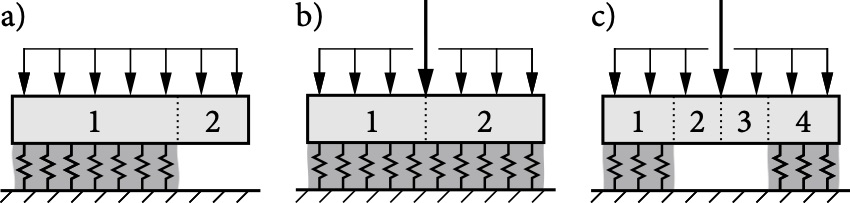
#> input picture img/bc.jpg, 850 x 203 px; its folder holds only this picture in this run
$ python -i weac.py   (imports and definitions only)
#> lines starting #> are read from the running program, lines starting #| are printed output that depends on the picture
#!/usr/bin/env python

"""
Functions library (module) for the main script run.py.

Author: Philipp Rosendahl, mail@2phi.de
Date: 03/2020
"""

import sys
import numpy as np
import pandas as pd
import matplotlib.pyplot as plt

from timeit import default_timer as timer
from scipy.optimize import root_scalar, basinhopping, brentq
from scipy.integrate import quad, trapz, romberg

# === HELPER FUNCTIONS =========================================================


# [18 lines left out: functions time, isnotebook, not called in this run]

# === MODEL CLASS ==============================================================


class Layered(object):
    """
    Layered beam on elastic foundation model class.

    Provides geometry, material and loading attributes, and methods for the
    system assembly and solution.
    """

    def __init__(
            self, t=30, rho=240, mat=False, lski=1000,
            nvis=250, tol=1e-3, system='pst', thickness_scaling=1,
            E_base=0., t_base=0., opt=False):
        """Initialize model with user input."""

        # Terminal outputs
        np.set_printoptions(precision=3, linewidth=80, suppress=True)

        # Attributes
        self.g = 9810               # Gravitaiton (mm/s^2)
        # Effective out-of-plane length of skis (mm)
        self.lski = lski
        self.system = system        # Skier, pst
        self.tol = tol              # Relative romberg integration tolerance
        self.nvis = nvis            # Discretization for visualization
        self.thickness_scaling = float(thickness_scaling)
        # Scale thickness of profiles

        # Plot styles and material properties
        self.set_plotstyles()
        if isinstance(opt, (list, tuple, np.ndarray)):
            self.set_foundation_properties(mat=mat, t=t, E=opt[2])
            self.set_beam_properties(mat=mat, C0=opt[0], C1=opt[1])
        else:
            self.set_foundation_properties(mat=mat, t=t)
            self.set_beam_properties(mat=mat, rho=rho)

        # Model setup
        self.calc_foundation_stiffness(E_base, t_base)
        self.calc_laminate_stiffness_matrix()
        self.calc_system_matrix()
        self.calc_eigensystem()

    def set_plotstyles(self):
        """
        Define styles plot markers, labels and colors.
        """
        self.labelstyle = {         # Text style of plot labels
            'backgroundcolor': 'w',
            'horizontalalignment': 'center',
            'verticalalignment': 'center'}
        self.markerstyle = {        # Style of plot markers
            'marker': 'o',
            'markersize': 5,
            'markerfacecolor': 'w',
            'zorder': 3}
        self.colors = np.array([    # TUD color palette
            ['#DCDCDC', '#B5B5B5', '#898989', '#535353'],   # gray
            ['#5D85C3', '#005AA9', '#004E8A', '#243572'],   # blue
            ['#009CDA', '#0083CC', '#00689D', '#004E73'],   # ocean
            ['#50B695', '#009D81', '#008877', '#00715E'],   # teal
            ['#AFCC50', '#99C000', '#7FAB16', '#6A8B22'],   # green
            ['#DDDF48', '#C9D400', '#B1BD00', '#99A604'],   # lime
            ['#FFE05C', '#FDCA00', '#D7AC00', '#AE8E00'],   # yellow
            ['#F8BA3C', '#F5A300', '#D28700', '#BE6F00'],   # sand
            ['#EE7A34', '#EC6500', '#CC4C03', '#A94913'],   # orange
            ['#E9503E', '#E6001A', '#B90F22', '#961C26'],   # red
            ['#C9308E', '#A60084', '#951169', '#732054'],   # magenta
            ['#804597', '#721085', '#611C73', '#4C226A']])  # puple

    def set_foundation_properties(self, mat, t, E=0.25):
        """
        Set material properties of the foundation (weak layer).
        """
        self.weak = {
            'nu': 0.25,         # Poisson's ratio
            'E': E,             # Young's modulus (MPa)
            'Sc': 2.6,          # Compressive strength (kPa)
            'Tc': 0.4}          # Shear strength (kPa)
        self.t = t              # Weak layer thickness

    def set_beam_properties(self, mat, rho=240, C0=6e-10, C1=4.60):
        """
        Set material properties of the beam (slab).
        """
        # UNTERSCHEIDUNG ZWISCHEN .csv, .xlsx, .npy, string und False bei import!

        if isinstance(mat, np.ndarray):
            # Compute elastic properties
            # Global poisson's ratio
            nu = 0.25*np.ones(mat.shape[0])
            E = self.gerling(mat[:, 0], C0=C0, C1=C1)   # Young's modulus
            G = E/(2*(1 + nu))                          # Shear modulus
            # Assemble layering info matrix (bottom to top)
            self.slab = np.flipud(np.vstack([mat.T, E, G, nu]).T)
            # Further outputs
            self.h = sum(mat[:, 1])                 # Total slab thickness
            self.k = 5/6                            # Shear correction factor
            self.orthotropic = True                 # Flag
            self.profile_label = 'input'
            # Center of gravity
            self.zs = self.calc_zs(mat)
        elif not mat:  # Homogeneous default slab
            self.orthotropic = False
            self.h = 200
            self.zs = 0
            self.slab = {'E': 5.23, 'nu': 0.25}
            self.rho = rho
            self.ext = 'db'
        elif mat == 'L2':  # Homogeneous snow layers
            # Top to bottom density and thickness [rho (kg/m^3), t (mm)]
            mat = np.array(
                [[120, 120],
                 [180, 120],
                 [270, 120]])
            # Compute elastic properties
            nu = 0.25*np.ones(mat.shape[0])         # Global poisson's ratio
            E = self.scapozza(mat[:, 0])            # Young's modulus
            G = E/(2*(1 + nu))                      # Shear modulus
            # Assemble layering info matrix (bottom to top)
            self.slab = np.flipud(np.vstack([mat.T, E, G, nu]).T)
            # Further outputs
            self.h = sum(mat[:, 1])                 # Total slab thickness
            self.k = 5/6                            # Shear correction factor
            self.orthotropic = True                 # Flag
            self.ext = 'db'                         # Materials from internal DB
            # Center of gravity
            self.zs = self.calc_zs(mat)
        elif mat.split('.')[0] == 'profile':
            # Load profile
            self.profile_id = mat.split('.')[1].lower()
            self.profile_label = 'Profile ' + self.profile_id
            # Top to bottom density and thickness [rho (kg/m^3), t (mm)]
            mat, E = self.load_profile(self.profile_id)
            mat[:, 1] = mat[:, 1] * self.thickness_scaling  # Apply scaling
            # Compute elastic properties
            nu = 0.25*np.ones(mat.shape[0])         # Global poisson's ratio
            G = E/(2*(1 + nu))                      # Shear modulus
            # Assemble layering info matrix (bottom to top)
            # !! Order is different than layer order
            self.slab = np.flipud(np.vstack([mat.T, E, G, nu]).T)
            # Further outputs
            self.h = sum(mat[:, 1])                 # Total slab thickness
            self.k = 5/6                            # Shear correction factor
            self.orthotropic = True                 # Flag
            self.ext = 'db'                         # Materials from internal DB
            # Center of gravity
            self.zs = self.calc_zs(mat)
        else:
            path, self.ext = mat.split('.')
            if self.ext == 'csv':
                # Import csv
                self.profile = pd.read_csv(mat)
                # Get list of layers and densities (bottom to top)
                layers = self.profile['layer_top'].values
                rho = self.profile['density'].values
                # Calculate layer thicknesses (convert from cm to mm)
                t = 10*np.append(layers[0], layers[1:] - layers[:-1])
                # Provide mat (top to bottom)
                mat = np.fliplr([rho, t]).T
                # Compute elastic properties
                nu = 0.25*np.ones(mat.shape[0])     # Global poisson's ratio
                E = self.scapozza(mat[:, 0])        # Young's modulus
                G = E/(2*(1 + nu))                  # Shear modulus
                # Assemble layering info matrix (bottom to top)
                self.strat = np.flipud(np.vstack([mat.T, E, G, nu]).T)
                # Further outputs
                self.k = 5/6                        # Shear correction factor
                self.orthotropic = True             # Flag
                self.slab = np.empty([2, 6])         # Just initialize
                self.h = False                      # Just initialize

                ## Determine possible weak layers

                # Compute moving average of stiffness profile
                avg = pd.Series(self.strat[:, 2]).rolling(
                    window=5, center=True).mean()
                # Compute difference between actual stiffness and moving average
                diff = self.strat[:, 2] - avg
                # Set leading and trailing NaNs from moving avg calculation to zero
                np.nan_to_num(diff, copy=False, nan=0.0)
                # Normalize to maximum local stiffness decrease
                norm = diff/diff.min()
                # Get indices of stiffness drops of at least 30% of the maximum
                self.weakidx = self.profile.index.values[norm > 0.3]  # bot2top
                # Plot
                plt.plot(self.profile['layer_top'], self.strat[:, 2])
                plt.plot(self.profile['layer_top'], avg)
                norm[norm < 0.3] = 0
                plt.plot(self.profile['layer_top'], 30*norm)
                plt.show()

            elif self.ext == 'xlsx':
                'import excel'
            elif self.ext == 'npy':
                'import numpy'

    def calc_zs(self, mat):
        # Layering info for center of gravity calculation (bottom to top)
        n = mat.shape[0]                        # Number of layers
        rho = self.slab[:, 0]                   # Layer densities
        t = self.slab[:, 1]                     # Layer thicknesses
        # Layer center coordinates (bottom to top)
        zi = [self.h/2 - sum(t[0:j]) - t[j]/2 for j in range(n)]
        # Center of gravity
        return sum(zi*t*rho)/sum(t*rho)

    # [40 lines left out: functions load_profile, scapozza, not called in this run]

    def gerling(self, rho, C0=6, C1=4.60):
        """Young's modulus (MPa) from rho (kg/m^3) (Gerling et al. 2017)."""
        return C0*1e-10*rho**C1

    def calc_foundation_stiffness(self, E_base, t_base):
        """
        Compute foundation normal and shear stiffness.
        """
        # Plaine strain shear and Young's modulus (MPa)
        G = self.weak['E']/(2*(1 + self.weak['nu']))
        E = self.weak['E']/(1 - self.weak['nu']**2)

        # Foundation stiffnesses
        self.kn = E/self.t   # Normal stiffness (N/mm^3)
        self.kt = G/self.t   # Shear stiffness (N/mm^3)

        if E_base == 0.:
            self.kn_foundation = self.kn
            self.kt_foundation = self.kt
        else:
            nu_base = 0.25
            G_base = E_base/(2.*(1. + nu_base))

            kn_base = E_base/t_base
            kt_base = G_base/t_base

            self.kn_foundation = ((self.kn + kn_base)/(self.kn * kn_base))**-1
            self.kt_foundation = ((self.kt + kt_base)/(self.kt * kt_base))**-1

    def calc_laminate_stiffness_matrix(self):
        """
        Provide ABD matrix and thermal loads.

        Return plane-strain laminate stiffness matrix (ABD) and thermal
        normal force and thermal bending moment.
        """
        if self.orthotropic == True:
            # Number of plies, ply thicknesses
            n = self.slab.shape[0]
            t = self.slab[:, 1]
            # Initialize ply coordinates (bottom to top in laminate CSYS)
            z = np.zeros(n + 1)
            for j in range(n + 1):
                z[j] = -self.h/2 + sum(t[0:j])
            # Initialize stiffness components
            A11, B11, D11, kA55 = 0, 0, 0, 0
            # Add layerwise contributions (sign of B11 to agree with beam CSYS)
            for i in range(n):
                # Add layerwise contributions
                E, G, nu = self.slab[i, 2:5]
                A11 = A11 + E/(1 - nu**2)*(z[i+1] - z[i])
                B11 = B11 - 1/2*E/(1 - nu**2)*(z[i+1]**2 - z[i]**2)
                D11 = D11 + 1/3*E/(1 - nu**2)*(z[i+1]**3 - z[i]**3)
                kA55 = kA55 + self.k*G*(z[i+1] - z[i])
        else:  # homogeneous isotropic
            A11 = self.slab['E']*self.h/(1 - self.slab['nu']**2)
            B11 = 0
            D11 = self.slab['E']*self.h**3/(12*(1 - self.slab['nu']**2))
            kA55 = 5/6*self.slab['E']*self.h/(2*(1 + self.slab['nu']))

        self.A11 = A11
        self.B11 = B11
        self.D11 = D11
        self.kA55 = kA55
        self.E0 = B11**2 - A11*D11

    def calc_system_matrix(self):
        """
        Assemble first-order ODE system matrix.

        Using the solution vector z = [u, u', w, w', psi, psi']
        the ODE system is written in the form Az' + Bz = d
        and rearranged to z' = -(A^-1)Bz + (A^-1)d = Ez + F
        """
        kn = self.kn_foundation
        kt = self.kt_foundation

        # Abbreviations (MIT t/2 im GGW, MIT w' in Kinematik)
        E21 = kt*(-2*self.D11 + self.B11*(self.h + self.t))/(2*self.E0)
        E24 = (2*self.D11*kt*self.t
               - self.B11*kt*self.t*(self.h + self.t)
               + 4*self.B11*self.kA55)/(4*self.E0)
        E25 = (-2*self.D11*self.h*kt
               + self.B11*self.h*kt*(self.h + self.t)
               + 4*self.B11*self.kA55)/(4*self.E0)
        E43 = kn/self.kA55
        E61 = kt*(2*self.B11 - self.A11*(self.h + self.t))/(2*self.E0)
        E64 = (-2*self.B11*kt*self.t
               + self.A11*kt*self.t*(self.h+self.t)
               - 4*self.A11*self.kA55)/(4*self.E0)
        E65 = (2*self.B11*self.h*kt
               - self.A11*self.h*kt*(self.h+self.t)
               - 4*self.A11*self.kA55)/(4*self.E0)

        # System matrix
        E = [[0,    1,    0,    0,    0,    0],
             [E21,    0,    0,  E24,  E25,    0],
             [0,    0,    0,    1,    0,    0],
             [0,    0,  E43,    0,    0,   -1],
             [0,    0,    0,    0,    0,    1],
             [E61,    0,    0,  E64,  E65,    0]]

        self.sysmat = np.array(E)

    def calc_eigensystem(self):
        """
        Run eigenvalue analysis of the system matrix.
        """
        # Calculate eigenvalues (ew) and eigenvectors (ev)
        ew, ev = np.linalg.eig(self.sysmat)
        # Classify real and complex eigenvalues
        real = (ew.imag == 0) & (ew.real != 0)  # real eigenvalues
        complex = ew.imag > 0                   # positive complex conjugates
        # Eigenvalues
        self.ewC = ew[complex]
        self.ewR = ew[real].real
        # Eigenvectors
        self.evC = ev[:, complex]
        self.evR = ev[:, real].real
        # Count eigenvalues
        self.nR = len(self.ewR)
        self.nC = len(self.ewC)
        # Prepare positive eigenvalue shifts for numerical robustness
        self.sR, self.sC = np.zeros(self.ewR.shape), np.zeros(self.ewC.shape)
        self.sR[self.ewR > 0], self.sC[self.ewC > 0] = -1, -1

    # [873 lines left out: functions get_weight_load, get_skier_load, zh, zp, z, w and 38 more, not called in this run]

>>> import cv2
>>> picture = cv2.imread('../img/bc.jpg', cv2.IMREAD_GRAYSCALE)
#> picture: shape (203, 850); min 0, max 255, mean 212.7
>>> result = Layered().set_beam_properties(picture)
#> call 2 of set_beam_properties, with rho = 240, C0 = 6e-10, C1 = 4.6
#> in set_beam_properties (call 2), `E = self.gerling(mat[:, 0], C0=C0, C1=C1)   # Young's modulus`: E = 203 values, max 7.05e-09 at index 0, min 3.74e-13 at index 201, mean 6.85e-09
#> in set_beam_properties (call 2), `G = E/(2*(1 + nu))`: G = 203 values, max 2.82e-09 at index 0, min 1.5e-13 at index 201, mean 2.74e-09
#> in set_beam_properties (call 2), `self.slab = np.flipud(np.vstack([mat.T, E, G, nu]).T)`:
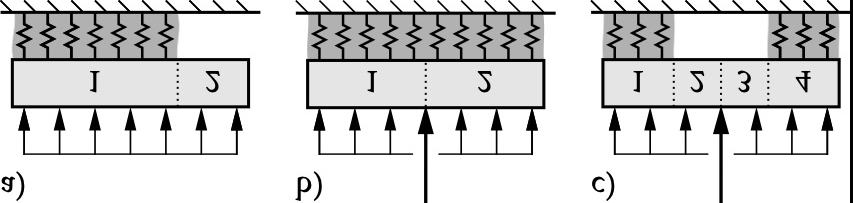
#> self.slab: shape (203, 853) float64; min 0, max 255, mean 211.9
#> in set_beam_properties (call 2), `self.h = sum(mat[:, 1])`: self.h = 49948
#> in calc_zs, `rho = self.slab[:, 0]`: rho = 203 values, max 255 at index 3, min 30 at index 1, mean 251.1
#> in calc_zs, `t = self.slab[:, 1]`: t = 203 values, max 255 at index 6, min 0 at index 11, mean 246
#> in calc_zs, `zi = [self.h/2 - sum(t[0:j]) - t[j]/2 for j in range(n)]`: zi = 203 values, max 24959.5 at index 0, min -24846.5 at index 202, mean 582.3
#> in set_beam_properties (call 2), `self.zs = self.calc_zs(mat)`: self.zs = -22.93

$ run again, on img/model.jpg
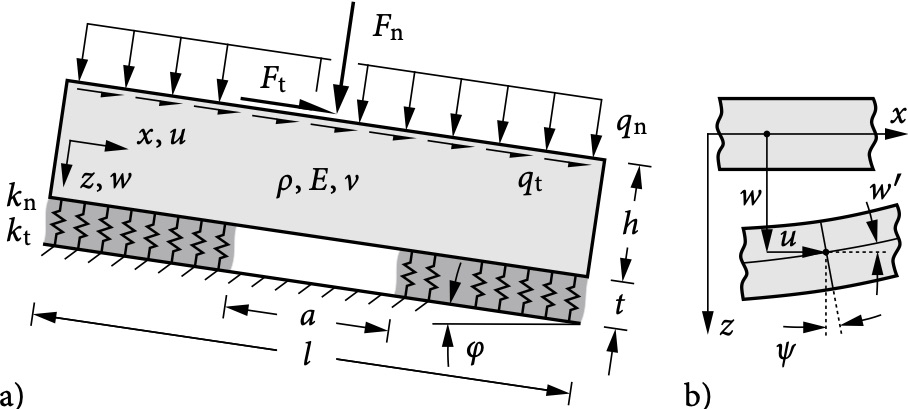
#> input picture img/model.jpg, 908 x 409 px
#> E = 409 values, max 7.05e-09 at index 0, min 9.81e-13 at index 402, mean 6.92e-09
#> G = 409 values, max 2.82e-09 at index 0, min 3.93e-13 at index 402, mean 2.77e-09
#> in set_beam_properties (call 2), `self.slab = np.flipud(np.vstack([mat.T, E, G, nu]).T)`:
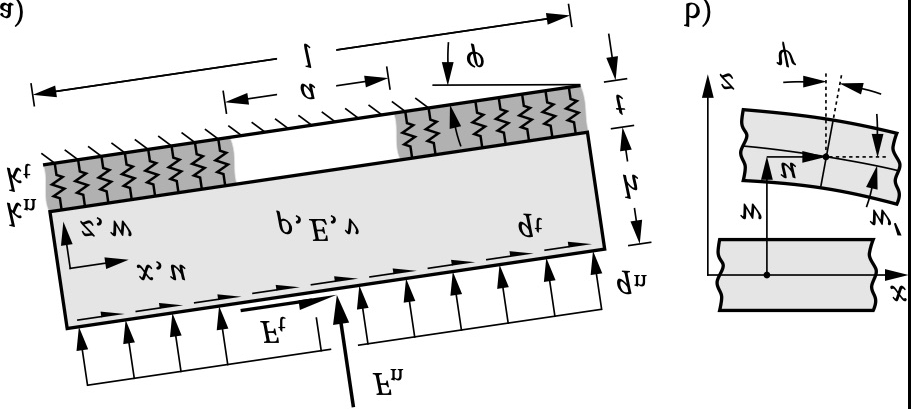
#> self.slab: shape (409, 911) float64; min 0, max 255, mean 227.5
#> self.h = 101952
#> rho = 409 values, max 255 at index 0, min 37 at index 6, mean 252.2
#> t = 409 values, max 255 at index 0, min 0 at index 7, mean 249.3
#> zi = 409 values, max 50848.5 at index 0, min -50848.5 at index 408, mean 1110.5
#> self.zs = -12.04

$ run again, on img/layering.png
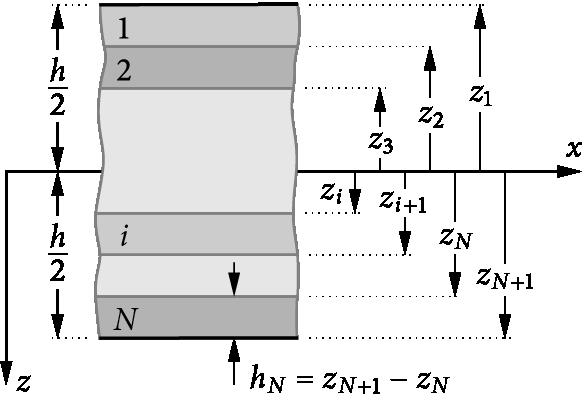
#> input picture img/layering.png, 582 x 396 px
#> picture is the input picture: shape (396, 582); min 0, max 255, mean 228.9
#> E = 396 values, max 7.05e-09 at index 0, min 0 at index 361, mean 7e-09
#> G = 396 values, max 2.82e-09 at index 0, min 0 at index 361, mean 2.8e-09
#> in set_beam_properties (call 2), `self.slab = np.flipud(np.vstack([mat.T, E, G, nu]).T)`:
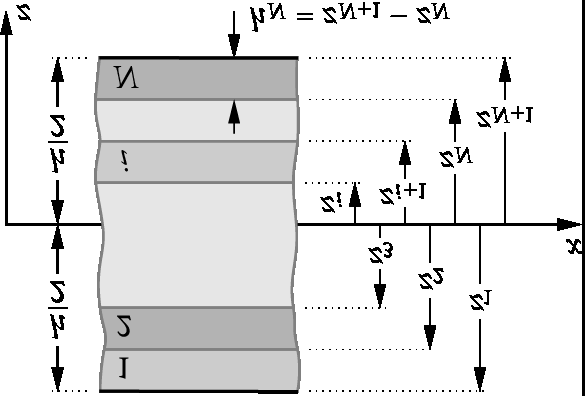
#> self.slab: shape (396, 585) float64; min 0, max 255, mean 227.7
#> self.h = 99195
#> rho = 396 values, max 255 at index 0, min 0 at index 32, mean 253.1
#> t = 396 values, max 255 at index 0, min 0 at index 28, mean 250.5
#> zi = 396 values, max 49470 at index 0, min -49470 at index 395, mean 750.5
#> self.zs = 0

$ run again, on img/model.png
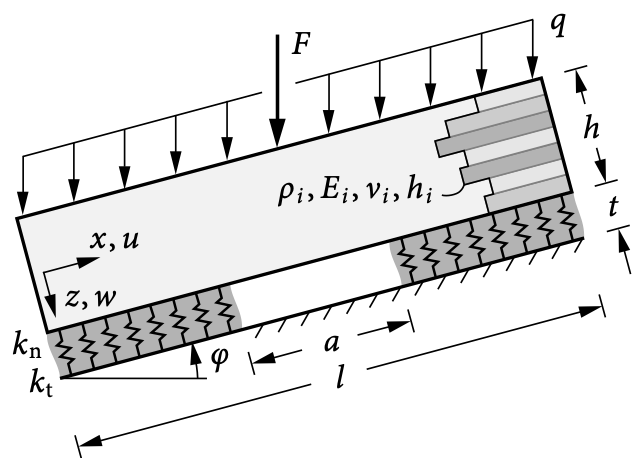
#> input picture img/model.png, 633 x 458 px
#> picture is the input picture: shape (458, 633); min 0, max 255, mean 230.8
#> E = 458 values from 7.05e-09 to 7.05e-09
#> G = 458 values from 2.82e-09 to 2.82e-09
#> in set_beam_properties (call 2), `self.slab = np.flipud(np.vstack([mat.T, E, G, nu]).T)`:
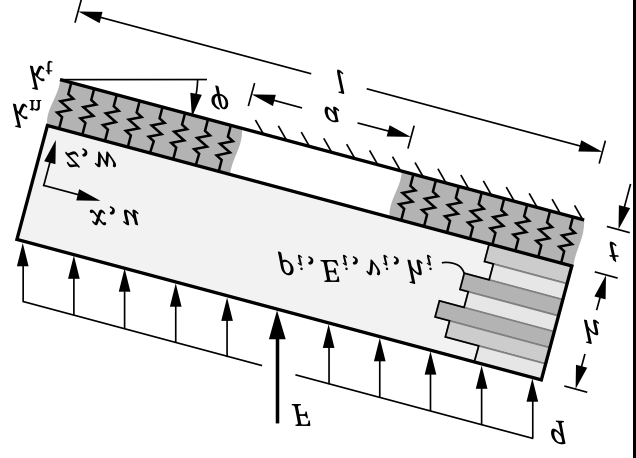
#> self.slab: shape (458, 636) float64; min 0, max 255, mean 229.7
#> self.h = 116790
#> rho = 458 values from 255 to 255
#> zi = 458 values, max 58267.5 at index 0, min -58267.5 at index 457, mean 0
#> self.zs = 0
